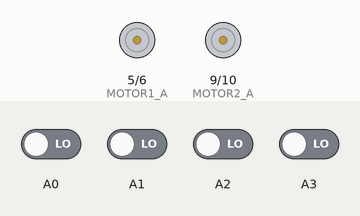
Bench run of a sketch on a simulated Arduino Uno, built with avr-gcc and run on an emulated ATmega328P. On the bench: motor-driver pin pairs drawn as motors (green arrow = first pin HIGH = forward, orange = second pin HIGH = backward, longer = more drive). Inputs (shaded band) come from the test bench; at power-on: A0–3 LOW.

Above: at 1.2 s.
1.3 s: A2 driven HIGH
At 1.7 s:
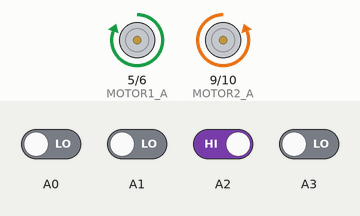
4.3 s: A0 driven HIGH
At 5.2 s:
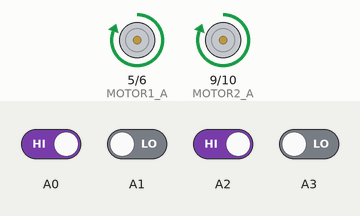
5.8 s: A0 driven LOW
At 6.3 s:
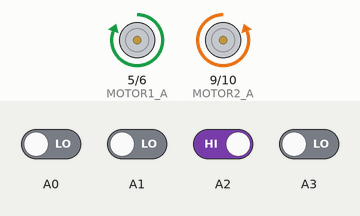
8.8 s: A1 driven HIGH
At 9.8 s:
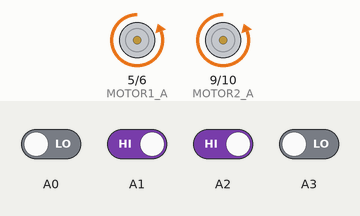
10.3 s: A1 driven LOW
At 11.0 s:
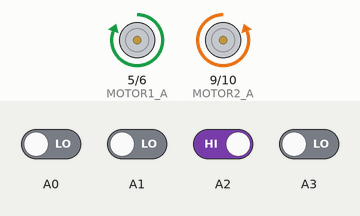
13.3 s: A2 driven LOW and A3 driven HIGH
At 14.1 s:
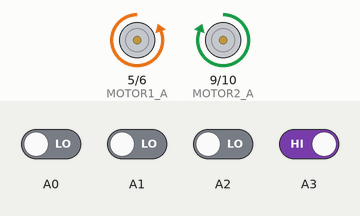
Timing chart, 0 to 16.3 s (numbered marks = the images above; inputs shaded):
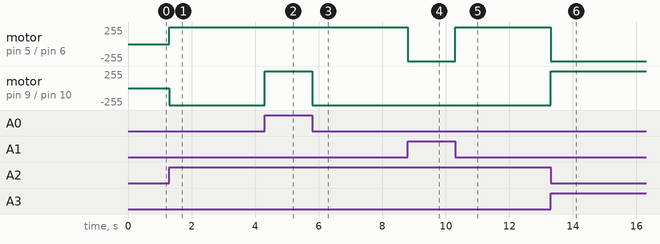

The sketch:

sketch_nov08a.ino
```cpp
#define MOTOR1_A 5
#define MOTOR1_B 6
#define MOTOR2_A 9
#define MOTOR2_B 10

#define TURN_DELAY 1000

#define SPEED 255


void forward ( int vel )
{
  analogWrite ( MOTOR1_A, vel );
  analogWrite ( MOTOR2_A, vel );

  digitalWrite ( MOTOR1_B, LOW );
  digitalWrite ( MOTOR2_B, LOW );
}

void backward ( int vel )
{
  analogWrite ( MOTOR1_B, vel );
  analogWrite ( MOTOR2_B, vel );

  digitalWrite ( MOTOR1_A, LOW );
  digitalWrite ( MOTOR2_A, LOW );
}

void right ( int vel )
{
  digitalWrite ( MOTOR1_B, LOW );
  digitalWrite ( MOTOR2_A, LOW );

  analogWrite ( MOTOR1_A, vel );
  analogWrite ( MOTOR2_B, vel );

  delay ( TURN_DELAY );

  analogWrite ( MOTOR1_A, 0 );
  analogWrite ( MOTOR2_B, 0 );
}

void left ( int vel )
{
  digitalWrite ( MOTOR1_A, LOW );
  digitalWrite ( MOTOR2_B, LOW );

  analogWrite ( MOTOR1_B, vel );
  analogWrite ( MOTOR2_A, vel );

  delay ( TURN_DELAY );

  analogWrite ( MOTOR1_B, 0 );
  analogWrite ( MOTOR2_A, 0 );

}

void idle()
{
  digitalWrite ( MOTOR1_A, LOW );
  digitalWrite ( MOTOR1_B, LOW );
  digitalWrite ( MOTOR2_A, LOW );
  digitalWrite ( MOTOR2_B, LOW );
}


void setup()
{
  pinMode(MOTOR1_A, OUTPUT);
  pinMode(MOTOR1_B, OUTPUT);
  pinMode(MOTOR2_A, OUTPUT);
  pinMode(MOTOR2_B, OUTPUT);
}

void loop()
{
   bool fw = digitalRead(A0);
   bool bw = digitalRead(A1);
   bool r = digitalRead(A2);
   bool l = digitalRead(A3);

   if ( fw ) { forward(SPEED); }
   else if ( bw ) { backward(SPEED); }
   else if ( r ) { right(SPEED); }
   else if ( l ) { left(SPEED); }
   else { idle(); }


}
```

Measured:
- after the input at 1.3 s, motor on pin 5 (MOTOR1_A) / pin 6 (MOTOR1_B): stopped → forward 255/255 at once; motor on pin 9 (MOTOR2_A) / pin 10 (MOTOR2_B): stopped → backward 255/255 at once
- after the input at 4.3 s, motor on pin 9 (MOTOR2_A) / pin 10 (MOTOR2_B): backward 255/255 → forward 255/255 at once
- after the input at 5.8 s, motor on pin 9 (MOTOR2_A) / pin 10 (MOTOR2_B): forward 255/255 → backward 255/255 at once
- after the input at 8.8 s, motor on pin 5 (MOTOR1_A) / pin 6 (MOTOR1_B): forward 255/255 → backward 255/255 at once
- after the input at 10.3 s, motor on pin 5 (MOTOR1_A) / pin 6 (MOTOR1_B): backward 255/255 → forward 255/255 at once
- after the input at 13.3 s, motor on pin 5 (MOTOR1_A) / pin 6 (MOTOR1_B): forward 255/255 → backward 255/255 at once; motor on pin 9 (MOTOR2_A) / pin 10 (MOTOR2_B): backward 255/255 → forward 255/255 at once
